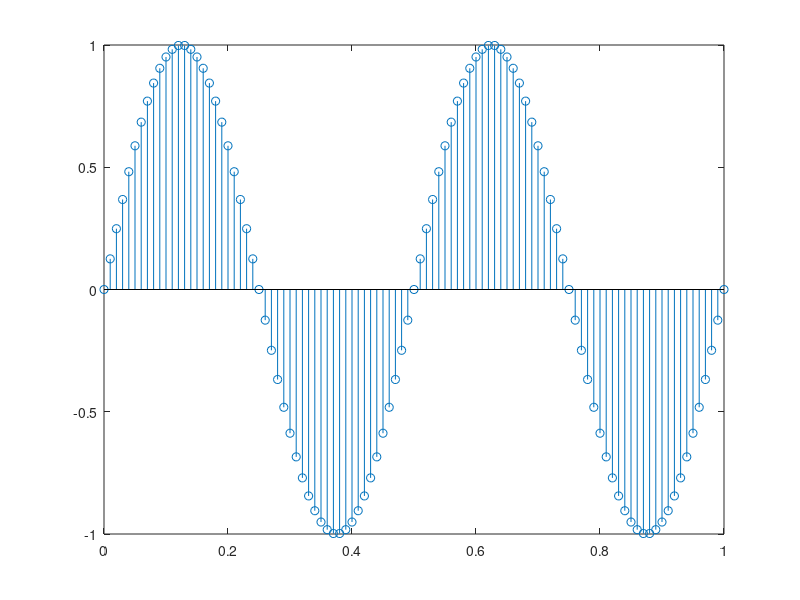

Source code (MATLAB):

%% plot a simple sinusoid
Fs = 100; % in samples per second (Hz)
t0 = 0; t1 = 1; % start and end times
tvec = t0:1./Fs:t1; % construct time axis
 
f = 2; % frequency of sine to plot
y = sin(2*pi*f*tvec); % note sin() expects arguments in radians, not degrees (see sind())
 
stem(tvec,y);
